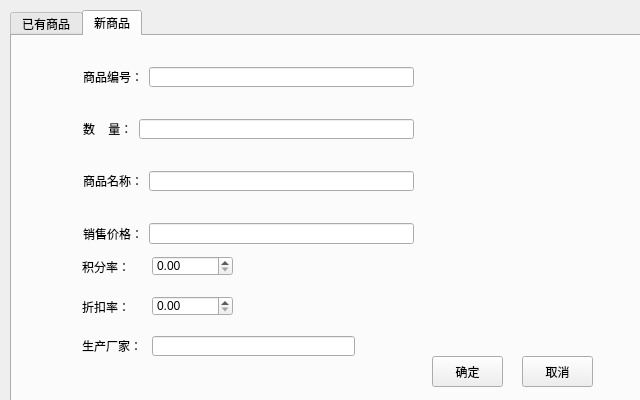
<?xml version="1.0" encoding="UTF-8"?>
<ui version="4.0">
 <class>buyGoods</class>
 <widget class="QDialog" name="buyGoods">
  <property name="geometry">
   <rect>
    <x>0</x>
    <y>0</y>
    <width>640</width>
    <height>400</height>
   </rect>
  </property>
  <property name="windowTitle">
   <string>Dialog</string>
  </property>
  <widget class="QTabWidget" name="tabWidget">
   <property name="geometry">
    <rect>
     <x>10</x>
     <y>10</y>
     <width>640</width>
     <height>400</height>
    </rect>
   </property>
   <property name="currentIndex">
    <number>1</number>
   </property>
   <widget class="QWidget" name="tab">
    <attribute name="title">
     <string>已有商品</string>
    </attribute>
    <widget class="QPushButton" name="enterButton">
     <property name="geometry">
      <rect>
       <x>140</x>
       <y>300</y>
       <width>81</width>
       <height>31</height>
      </rect>
     </property>
     <property name="text">
      <string>确定</string>
     </property>
     <property name="checkable">
      <bool>false</bool>
     </property>
    </widget>
    <widget class="QWidget" name="layoutWidget">
     <property name="geometry">
      <rect>
       <x>200</x>
       <y>80</y>
       <width>251</width>
       <height>151</height>
      </rect>
     </property>
     <layout class="QVBoxLayout" name="verticalLayout_2">
      <item>
       <layout class="QHBoxLayout" name="goodsNumLayout_2">
        <property name="leftMargin">
         <number>10</number>
        </property>
        <property name="topMargin">
         <number>10</number>
        </property>
        <property name="rightMargin">
         <number>10</number>
        </property>
        <property name="bottomMargin">
         <number>10</number>
        </property>
        <item>
         <widget class="QLabel" name="label_3">
          <property name="text">
           <string>商品编号：</string>
          </property>
         </widget>
        </item>
        <item>
         <widget class="QLineEdit" name="goodsNum">
          <property name="font">
           <font>
            <pointsize>12</pointsize>
           </font>
          </property>
         </widget>
        </item>
       </layout>
      </item>
      <item>
       <layout class="QHBoxLayout" name="goodsQuantityLayout_2">
        <property name="leftMargin">
         <number>10</number>
        </property>
        <property name="topMargin">
         <number>10</number>
        </property>
        <property name="rightMargin">
         <number>10</number>
        </property>
        <property name="bottomMargin">
         <number>10</number>
        </property>
        <item>
         <widget class="QLabel" name="label_4">
          <property name="text">
           <string>数   量：</string>
          </property>
         </widget>
        </item>
        <item>
         <widget class="QLineEdit" name="goodsQuantity">
          <property name="font">
           <font>
            <pointsize>12</pointsize>
           </font>
          </property>
         </widget>
        </item>
       </layout>
      </item>
     </layout>
    </widget>
    <widget class="QPushButton" name="cancelButton">
     <property name="geometry">
      <rect>
       <x>420</x>
       <y>300</y>
       <width>81</width>
       <height>31</height>
      </rect>
     </property>
     <property name="text">
      <string>取消</string>
     </property>
    </widget>
   </widget>
   <widget class="QWidget" name="tab_2">
    <attribute name="title">
     <string>新商品</string>
    </attribute>
    <widget class="QPushButton" name="newEnterButton">
     <property name="geometry">
      <rect>
       <x>420</x>
       <y>320</y>
       <width>71</width>
       <height>31</height>
      </rect>
     </property>
     <property name="text">
      <string>确定</string>
     </property>
    </widget>
    <widget class="QPushButton" name="newCancelButton">
     <property name="geometry">
      <rect>
       <x>510</x>
       <y>320</y>
       <width>71</width>
       <height>31</height>
      </rect>
     </property>
     <property name="text">
      <string>取消</string>
     </property>
    </widget>
    <widget class="QDoubleSpinBox" name="discountPercent">
     <property name="geometry">
      <rect>
       <x>140</x>
       <y>260</y>
       <width>81</width>
       <height>20</height>
      </rect>
     </property>
     <property name="maximum">
      <double>1.000000000000000</double>
     </property>
     <property name="singleStep">
      <double>0.010000000000000</double>
     </property>
    </widget>
    <widget class="QLabel" name="label_10">
     <property name="geometry">
      <rect>
       <x>70</x>
       <y>260</y>
       <width>60</width>
       <height>21</height>
      </rect>
     </property>
     <property name="sizePolicy">
      <sizepolicy hsizetype="Fixed" vsizetype="Fixed">
       <horstretch>0</horstretch>
       <verstretch>0</verstretch>
      </sizepolicy>
     </property>
     <property name="minimumSize">
      <size>
       <width>60</width>
       <height>21</height>
      </size>
     </property>
     <property name="text">
      <string>折扣率：</string>
     </property>
    </widget>
    <widget class="QLabel" name="label_11">
     <property name="geometry">
      <rect>
       <x>70</x>
       <y>300</y>
       <width>60</width>
       <height>20</height>
      </rect>
     </property>
     <property name="maximumSize">
      <size>
       <width>144</width>
       <height>20</height>
      </size>
     </property>
     <property name="text">
      <string>生产厂家：</string>
     </property>
    </widget>
    <widget class="QLineEdit" name="produce">
     <property name="geometry">
      <rect>
       <x>140</x>
       <y>300</y>
       <width>203</width>
       <height>20</height>
      </rect>
     </property>
    </widget>
    <widget class="QWidget" name="layoutWidget">
     <property name="geometry">
      <rect>
       <x>61</x>
       <y>21</y>
       <width>351</width>
       <height>40</height>
      </rect>
     </property>
     <layout class="QHBoxLayout" name="goodsNumLayout_3">
      <property name="leftMargin">
       <number>10</number>
      </property>
      <property name="topMargin">
       <number>10</number>
      </property>
      <property name="rightMargin">
       <number>10</number>
      </property>
      <property name="bottomMargin">
       <number>10</number>
      </property>
      <item>
       <widget class="QLabel" name="label_5">
        <property name="text">
         <string>商品编号：</string>
        </property>
       </widget>
      </item>
      <item>
       <widget class="QLineEdit" name="goodsNum2"/>
      </item>
     </layout>
    </widget>
    <widget class="QWidget" name="layoutWidget">
     <property name="geometry">
      <rect>
       <x>61</x>
       <y>73</y>
       <width>351</width>
       <height>40</height>
      </rect>
     </property>
     <layout class="QHBoxLayout" name="goodsQuantityLayout_3">
      <property name="leftMargin">
       <number>10</number>
      </property>
      <property name="topMargin">
       <number>10</number>
      </property>
      <property name="rightMargin">
       <number>10</number>
      </property>
      <property name="bottomMargin">
       <number>10</number>
      </property>
      <item>
       <widget class="QLabel" name="label_6">
        <property name="text">
         <string>数    量：</string>
        </property>
       </widget>
      </item>
      <item>
       <widget class="QLineEdit" name="goodsQuantity2"/>
      </item>
     </layout>
    </widget>
    <widget class="QWidget" name="layoutWidget">
     <property name="geometry">
      <rect>
       <x>61</x>
       <y>125</y>
       <width>351</width>
       <height>40</height>
      </rect>
     </property>
     <layout class="QHBoxLayout" name="horizontalLayout_5">
      <property name="leftMargin">
       <number>10</number>
      </property>
      <property name="topMargin">
       <number>10</number>
      </property>
      <property name="rightMargin">
       <number>10</number>
      </property>
      <property name="bottomMargin">
       <number>10</number>
      </property>
      <item>
       <widget class="QLabel" name="label_7">
        <property name="text">
         <string>商品名称：</string>
        </property>
       </widget>
      </item>
      <item>
       <widget class="QLineEdit" name="goodsName"/>
      </item>
     </layout>
    </widget>
    <widget class="QWidget" name="layoutWidget">
     <property name="geometry">
      <rect>
       <x>61</x>
       <y>177</y>
       <width>351</width>
       <height>41</height>
      </rect>
     </property>
     <layout class="QHBoxLayout" name="horizontalLayout_4">
      <property name="leftMargin">
       <number>10</number>
      </property>
      <property name="topMargin">
       <number>10</number>
      </property>
      <property name="rightMargin">
       <number>10</number>
      </property>
      <property name="bottomMargin">
       <number>10</number>
      </property>
      <item>
       <widget class="QLabel" name="label_8">
        <property name="text">
         <string>销售价格：</string>
        </property>
       </widget>
      </item>
      <item>
       <widget class="QLineEdit" name="salePrice"/>
      </item>
     </layout>
    </widget>
    <widget class="QLabel" name="label_9">
     <property name="geometry">
      <rect>
       <x>70</x>
       <y>220</y>
       <width>60</width>
       <height>21</height>
      </rect>
     </property>
     <property name="sizePolicy">
      <sizepolicy hsizetype="Fixed" vsizetype="Fixed">
       <horstretch>0</horstretch>
       <verstretch>0</verstretch>
      </sizepolicy>
     </property>
     <property name="minimumSize">
      <size>
       <width>60</width>
       <height>21</height>
      </size>
     </property>
     <property name="text">
      <string>积分率：</string>
     </property>
    </widget>
    <widget class="QDoubleSpinBox" name="scorePercent">
     <property name="geometry">
      <rect>
       <x>140</x>
       <y>220</y>
       <width>81</width>
       <height>20</height>
      </rect>
     </property>
     <property name="maximum">
      <double>1.000000000000000</double>
     </property>
     <property name="singleStep">
      <double>0.010000000000000</double>
     </property>
    </widget>
    <zorder>layoutWidget</zorder>
    <zorder>layoutWidget</zorder>
    <zorder>layoutWidget</zorder>
    <zorder>layoutWidget</zorder>
    <zorder>label_9</zorder>
    <zorder>scorePercent</zorder>
    <zorder>newEnterButton</zorder>
    <zorder>newCancelButton</zorder>
    <zorder>discountPercent</zorder>
    <zorder>label_10</zorder>
    <zorder>label_11</zorder>
    <zorder>produce</zorder>
   </widget>
  </widget>
 </widget>
 <resources/>
 <connections/>
</ui>
